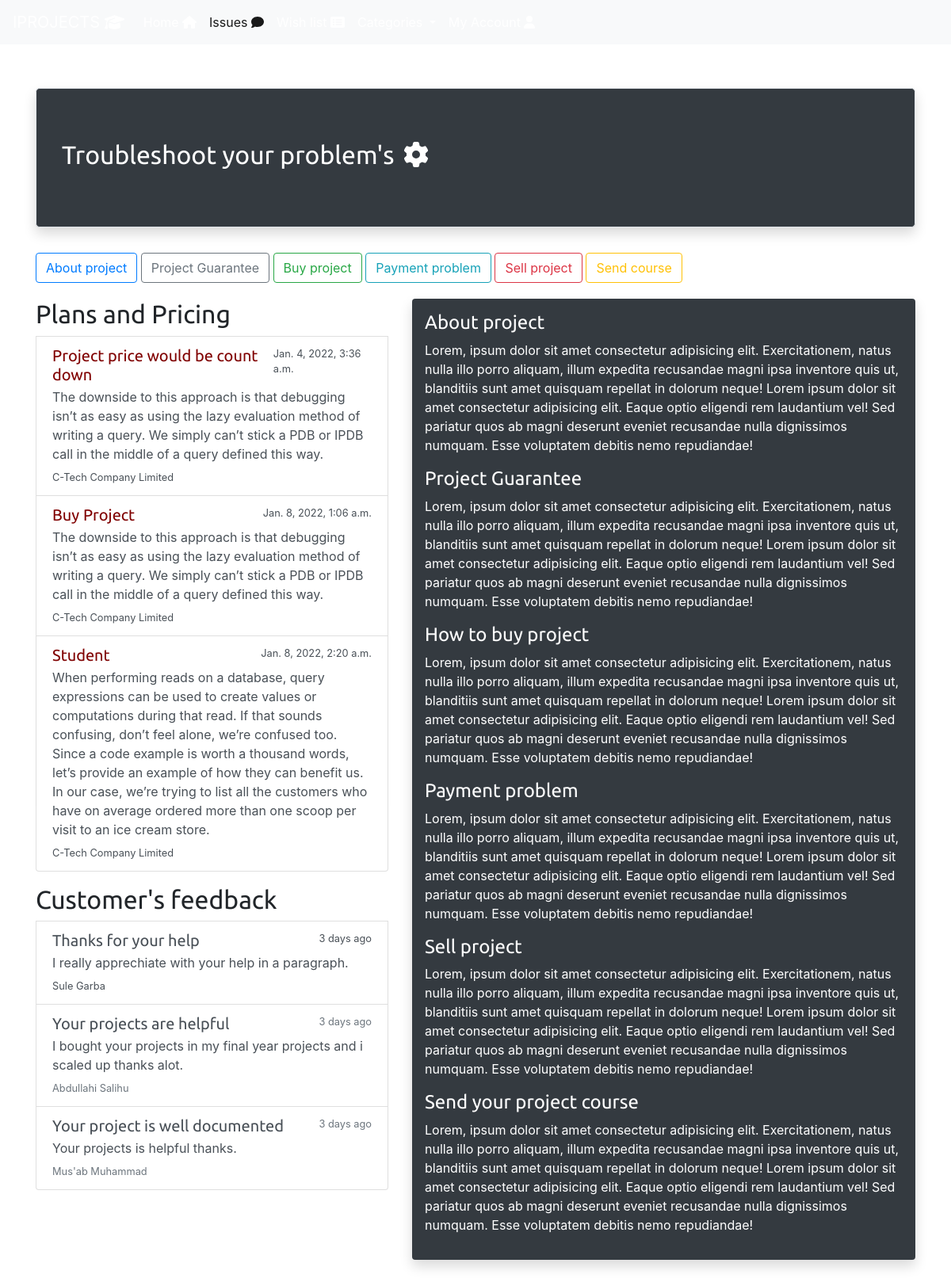
/UserGuid_detail/, run on an earlier commit of the app's database.
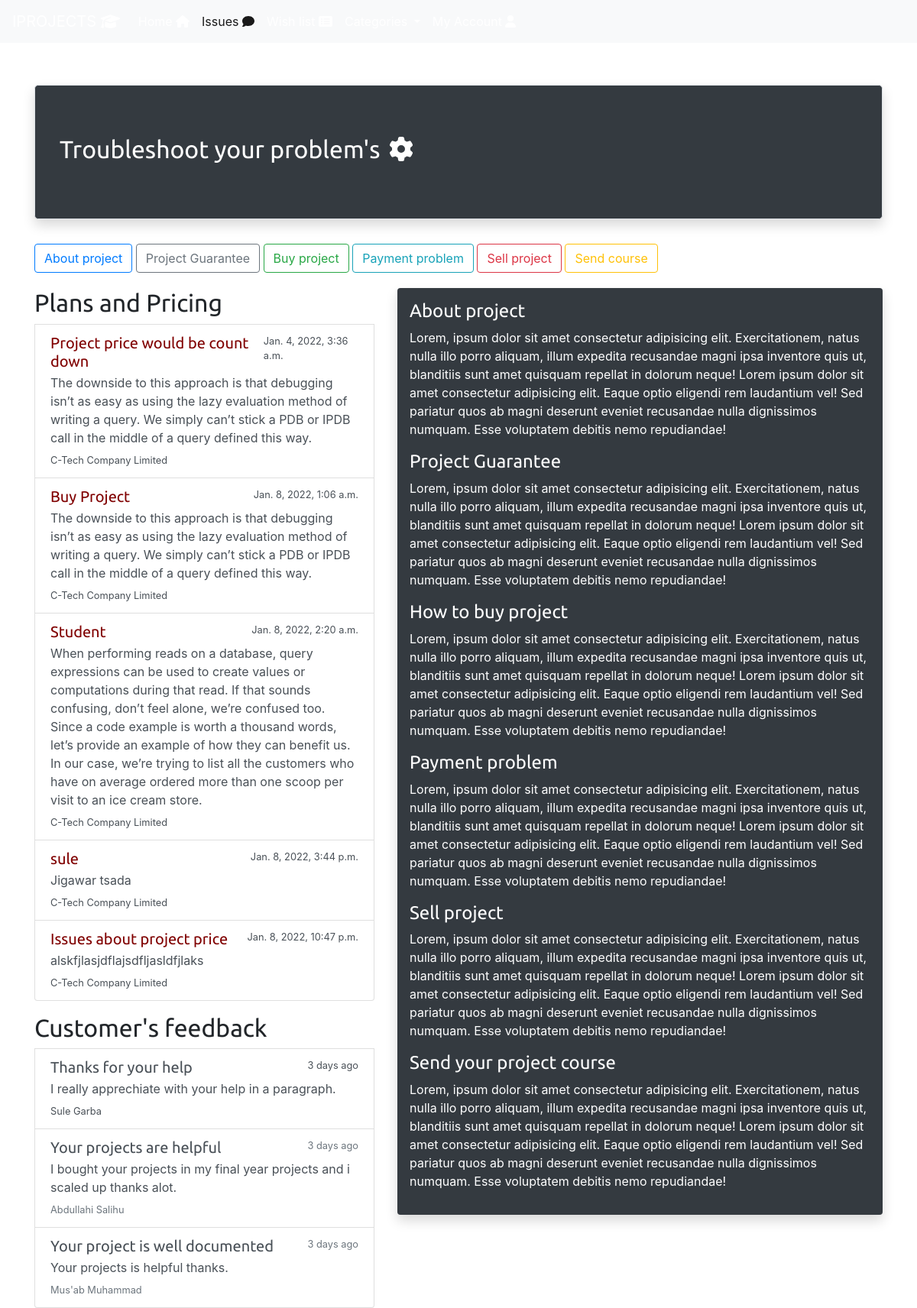
And on a later commit of the database.
### projectapp/models.py (models this page shows, shortened)
class Plan(models.Model):
    title = models.CharField(max_length=150)
    body = models.TextField()
    created = models.DateTimeField(auto_now=False, auto_now_add=True)
    company = models.CharField(max_length=150)
    class Meta:
        verbose_name = ("Plan")
        verbose_name_plural = ("Plans")

### projectapp/views.py (the view)
# urls.py: path('UserGuid_detail/', views.UserGuid_detail, name='UserGuid_detail'),
def UserGuid_detail(request):
    plans = Plan.objects.all()
    context = {'plans':plans,
               'section':'UserGuid_detail'}
    return render(request, 'project/guide.html', context)

### projectapp/templates/project/guide.html (shortened to what this page needs)
{% extends 'base.html' %}
{% block content %}
<div class="container">
    <div class="jumbotron border shadow" style="margin-top: 10%; background-color:#343A40; color:white;" >
        <h2>Troubleshoot your problem's <span> <i class="fas fa-cog fa-fw"></i></span></h2>
    </div>
      <a class="btn btn-outline-primary" href="#about">About project</a>
      <a class="btn btn-outline-secondary" href="#guarantee">Project Guarantee </a>
      <a class="btn btn-outline-success" href="#buy-project">Buy project</a>
      <a class="btn btn-outline-info" href="#payment">Payment problem</a>
      <a class="btn btn-outline-danger" href="#sell-project">Sell project</a>
      <a class="btn btn-outline-warning" href="#send-project">Send course</a>
   <div class="row" style="margin-top: 20px;">
     <div class="col-sm-5">
      <div class="list-group" >
        <h2 class="feedback">Plans and Pricing </h2>
        {% for plan in plans %}
        <a href="#" class="list-group-item list-group-item-action">
          <div class="d-flex w-100 justify-content-between">
            <h5 style="color: maroon;" class="mb-1">{{ plan.title }}</h5>
            <small>{{ plan.created}}</small>
          </div>
          <p class="mb-1">{{ plan.body }}</p>
          <small>{{ plan.company }}</small>
        </a>
        {% endfor %}
      </div>
       <div class="list-group">
         <h2 class="feedback">Customer's feedback </h2>
        <a href="#" class="list-group-item list-group-item-action">
          <div class="d-flex w-100 justify-content-between">
            <h5 class="mb-1">Thanks for your help</h5>
            <small>3 days ago</small>
          </div>
          <p class="mb-1">I really apprechiate with your help in a paragraph.</p>
          <small>Sule Garba</small>
        </a>
        <a href="#" class="list-group-item list-group-item-action">
          <div class="d-flex w-100 justify-content-between">
            <h5 class="mb-1">Your projects are helpful</h5>
            <small class="text-muted">3 days ago</small>
          </div>
          <p class="mb-1">I bought your projects in my final year projects and i scaled up thanks alot.</p>
          <small class="text-muted">Abdullahi Salihu</small>
        </a>
        <a href="#" class="list-group-item list-group-item-action">
          <div class="d-flex w-100 justify-content-between">
            <h5 class="mb-1">Your project is well documented</h5>
            <small class="text-muted">3 days ago</small>
          </div>
          <p class="mb-1">Your projects is helpful thanks.</p>
          <small class="text-muted">Mus'ab Muhammad</small>
        </a>
      </div>
     </div>
     <div class="col-sm-7">
      <div class="shadow p-3 mb-5 bg-dark rounded" style="color: white;">
        <div class="guide-content" >
         <h4 id="about">About project</h4>
         <p class="guide-style">Lorem, ipsum dolor sit amet consectetur adipisicing elit.
             Exercitationem, natus nulla illo porro aliquam, illum expedita
             recusandae magni ipsa inventore quis ut, blanditiis
             sunt amet quisquam repellat in dolorum neque!
             Lorem ipsum dolor sit amet consectetur adipisicing elit.
              Eaque optio eligendi rem laudantium vel! Sed pariatur quos ab magni
               deserunt eveniet recusandae nulla dignissimos numquam. Esse voluptatem
               debitis nemo repudiandae!
         </p>
         <h4 id="guarantee">Project Guarantee</h4>
         <p class="guide-style">Lorem, ipsum dolor sit amet consectetur adipisicing elit.
             Exercitationem, natus nulla illo porro aliquam, illum expedita
             recusandae magni ipsa inventore quis ut, blanditiis
             sunt amet quisquam repellat in dolorum neque!
             Lorem ipsum dolor sit amet consectetur adipisicing elit.
              Eaque optio eligendi rem laudantium vel! Sed pariatur quos ab magni
               deserunt eveniet recusandae nulla dignissimos numquam. Esse voluptatem
               debitis nemo repudiandae!
         </p>
         <h4 id="buy-project">How to buy project</h4>
         <p class="guide-style">Lorem, ipsum dolor sit amet consectetur adipisicing elit.
             Exercitationem, natus nulla illo porro aliquam, illum expedita
             recusandae magni ipsa inventore quis ut, blanditiis
             sunt amet quisquam repellat in dolorum neque!
             Lorem ipsum dolor sit amet consectetur adipisicing elit.
              Eaque optio eligendi rem laudantium vel! Sed pariatur quos ab magni
               deserunt eveniet recusandae nulla dignissimos numquam. Esse voluptatem
               debitis nemo repudiandae!
         </p>
         <h4 id="payment">Payment problem</h4>
         <p class="guide-style">Lorem, ipsum dolor sit amet consectetur adipisicing elit.
             Exercitationem, natus nulla illo porro aliquam, illum expedita
             recusandae magni ipsa inventore quis ut, blanditiis
             sunt amet quisquam repellat in dolorum neque!
             Lorem ipsum dolor sit amet consectetur adipisicing elit.
              Eaque optio eligendi rem laudantium vel! Sed pariatur quos ab magni
               deserunt eveniet recusandae nulla dignissimos numquam. Esse voluptatem
               debitis nemo repudiandae!
         </p>
         <h4 id="sell-project">Sell project</h4>
         <p class="guide-style">Lorem, ipsum dolor sit amet consectetur adipisicing elit.
             Exercitationem, natus nulla illo porro aliquam, illum expedita
             recusandae magni ipsa inventore quis ut, blanditiis
             sunt amet quisquam repellat in dolorum neque!
             Lorem ipsum dolor sit amet consectetur adipisicing elit.
              Eaque optio eligendi rem laudantium vel! Sed pariatur quos ab magni
               deserunt eveniet recusandae nulla dignissimos numquam. Esse voluptatem
               debitis nemo repudiandae!
         </p>
         <h4 id="send-project">Send your project course</h4>
         <p class="guide-style">Lorem, ipsum dolor sit amet consectetur adipisicing elit.
             Exercitationem, natus nulla illo porro aliquam, illum expedita
             recusandae magni ipsa inventore quis ut, blanditiis
             sunt amet quisquam repellat in dolorum neque!
             Lorem ipsum dolor sit amet consectetur adipisicing elit.
              Eaque optio eligendi rem laudantium vel! Sed pariatur quos ab magni
               deserunt eveniet recusandae nulla dignissimos numquam. Esse voluptatem
               debitis nemo repudiandae!
         </p>
        </div>
       </div>
   </div>
</div>
{% endblock content %}

### projectapp/templates/base.html (shortened to what this page needs)
{% load static %}
<!DOCTYPE html>
<html lang="en">
<head>
    <link rel="stylesheet" href="{% static 'assets/css/bootstrap.css'%}">
    <link rel="stylesheet" href="{% static 'assets/css/base.css'%}">
    <link rel="stylesheet" href="{% static 'assets/fontawesome/css/all.css'%}">
</head>
<body>
    {% include 'include/navbar.html'%}
    {% block content %}
    {% endblock content %}
</body>
</html>

### projectapp/templates/include/navbar.html (shortened to what this page needs)
<nav class="navbar navbar-expand-lg navbar-light bg-light fixed-top">
    <a class="navbar-brand" href="#">IPROJECTS <span><i class="fa fa-graduation-cap"></i></span></a>
    <div class="collapse navbar-collapse" id="navbarNavDropdown">
      <ul class="navbar-nav">
        <li {% if section == 'project_list' %}class="nav-item active"{% endif %}>
          <a class="nav-link" href="{% url 'project_list'%}">Home <span class="sr-only">(current)</span> <span><i class="fa fa-home"></i></span></a>
        </li>
        <li {% if section == 'UserGuid_detail' %}class="nav-item active"{% endif %}>
          <a class="nav-link" href="{% url 'UserGuid_detail'%}">Issues <span><i class="fa fa-comment"></i></span></a>
        </li>
        <li class="nav-item">
          <a class="nav-link" href="{% url 'wishlist'%}">Wish list <span><i class="fa fa-list-alt"></i></span></a>
        </li>
        <li class="nav-item dropdown">
          <a class="nav-link dropdown-toggle" href="#" id="navbarDropdownMenuLink" role="button" data-toggle="dropdown" aria-expanded="false">
          </a>
        </li>
        <li class="nav-item">
          <a class="nav-link" href="">My Account <span><i class="fa fa-user"></i></span></a>
        </li>
      </ul>
    </div>
  </nav>

### projectapp/static/assets/css/base.css (style rules this page uses)
h1, h2, h3, h4, h5 , h6 { font-family: 'Ubuntu', sans-serif; font-weight:normal; }
a { text-decoration:none; }

What changed in the data, as far as the page shows it:
added Plan: title "sule", created "Jan. 8, 2022, 3:44 p.m.", body "Jigawar tsada", company "C-Tech Company Limited"
added Plan: title "Issues about project price", created "Jan. 8, 2022, 10:47 p.m.", body "alskfjlasjdflajsdfljasldfjlaks", company "C-Tech Company Limited"
